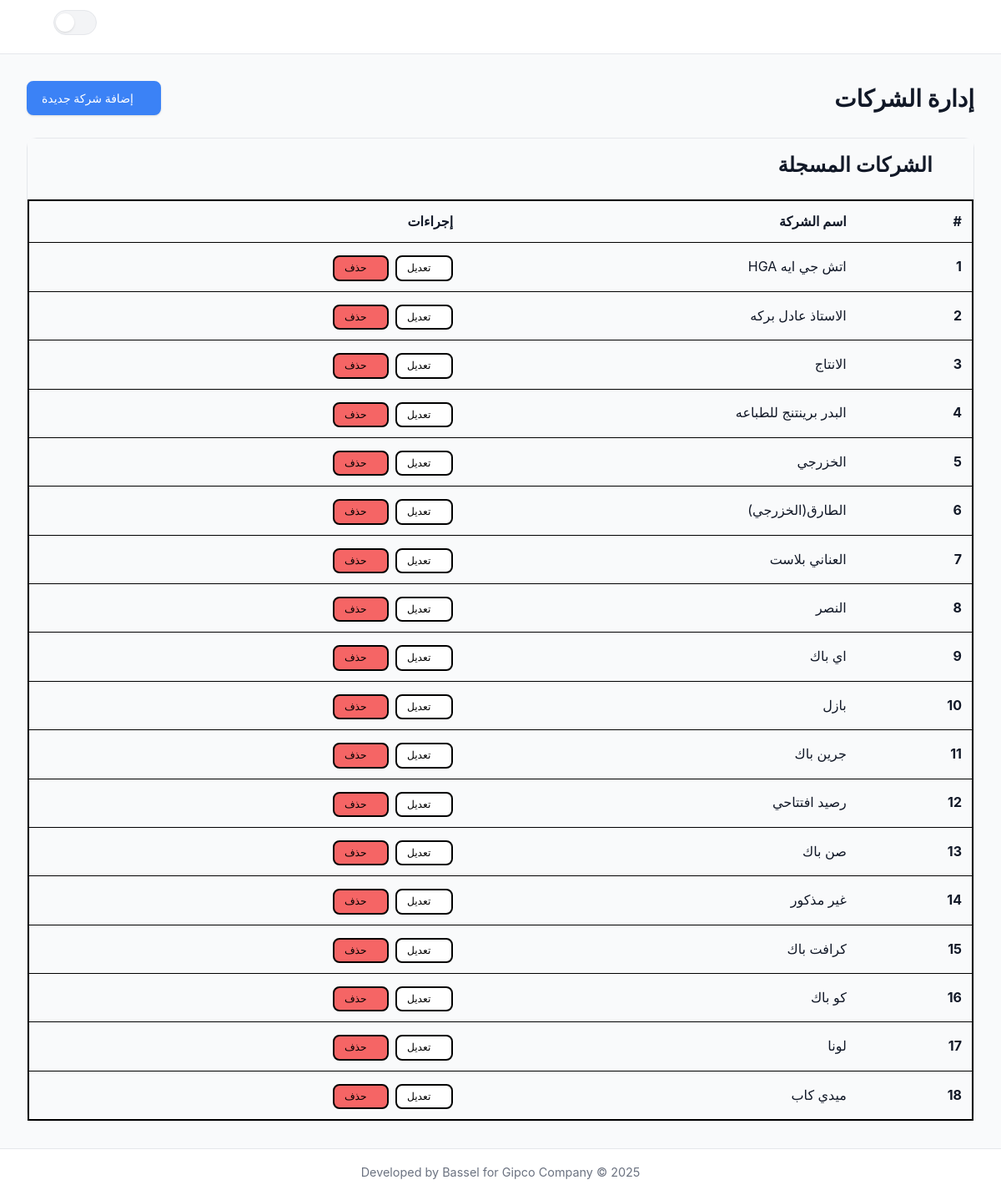
/companies/, run on the app's committed database.
### inventory/models.py (models this page shows, shortened)
class Company(models.Model):
    name = models.CharField(max_length=255, unique=True, verbose_name=_("Company Name"))
    class Meta:
        db_table = 'companies'
        verbose_name = _("Company")
        verbose_name_plural = _("Companies")
        ordering = ['name']

### inventory/views/companies_products.py (the view, shortened to what this page needs)
# urls.py: path('companies/', companies, name='companies'),
def companies(request: HttpRequest) -> HttpResponse:
    context = {
        'active_page': 'companies',
        'companies': Company.objects.all(),
    }
    if 'X-Partial-Request' in request.headers:
        return render(request, 'inventory/partials/companies_content.html', context)
    return render(request, 'inventory/companies.html', context)

### inventory/templates/inventory/companies.html
{% extends "inventory/layout.html" %}
{% load static %}
{% block content %}
  {% include "inventory/partials/companies_content.html" %}
{% endblock content %}

### inventory/templates/inventory/partials/companies_content.html (shortened to what this page needs)
<div class="d-flex justify-content-between align-items-center mb-4">
  <h1 class="h2 mb-0" style="font-weight: 700">إدارة الشركات</h1>
  <button
    type="button"
    class="btn btn-primary"
    data-bs-toggle="modal"
    data-bs-target="#addCompanyModal"
  >
    <i class="bi bi-plus-lg"></i> إضافة شركة جديدة
  </button>
</div>
<div class="card">
  <div class="card-header">
    <h3><i class="bi bi-list-ul"></i> الشركات المسجلة</h3>
  </div>
  <div class="card-body p-0">
    {% if not companies %}
    <div class="text-center p-5">
      <i class="bi bi-building-slash display-4 text-secondary"></i>
      <h5 class="mt-3">لا توجد شركات</h5>
      <p class="text-muted">ابدأ بإضافة أول شركة.</p>
      <button
        type="button"
        class="btn btn-primary mt-2"
        data-bs-toggle="modal"
        data-bs-target="#addCompanyModal"
      >
        <i class="bi bi-plus-lg"></i> إضافة شركة
      </button>
    </div>
    {% else %}
    <div class="table-responsive">
      <table class="table table-hover align-middle mb-0">
        <thead>
          <tr>
            <th class="ps-3">#</th>
            <th>اسم الشركة</th>
            <th class="text-end pe-3">إجراءات</th>
          </tr>
        </thead>
        <tbody>
          {% for c in companies %}
          <tr>
            <th scope="row" class="ps-3">{{ forloop.counter }}</th>
            <td>{{ c.name }}</td>
            <td class="text-end pe-3">
              <button
                type="button"
                class="btn btn-sm btn-outline-secondary"
                data-bs-toggle="modal"
                data-bs-target="#editCompanyModal-{{ c.id }}"
              >
                <i class="bi bi-pencil-square"></i> تعديل
              </button>
              <form
                method="post"
                action="{% url 'inventory:delete_company' pk=c.id %}"
                class="d-inline"
                onsubmit="return confirm('هل أنت متأكد؟');"
              >
                <button type="submit" class="btn btn-sm btn-outline-danger">
                  <i class="bi bi-trash"></i> حذف
                </button>
              </form>
            </td>
          </tr>
          {% endfor %}
        </tbody>
      </table>
    </div>
    {% endif %}
  </div>
</div>

### static/css/style.css (style rules this page uses)
:root { --color-primary: #3b82f6; --color-primary-rgb: 59, 130, 246; --color-primary-light: #eff6ff; --color-primary-hover: #2563eb; --color-primary-subtle: rgba(59, 130, 246, 0.1); --color-secondary: #64748b; --color-success: #10b981; --color-danger: #ef4444; --color-warning: #f59e0b; --color-info: #06b6d4; --text-primary: #111827; --text-secondary: #4b5563; --text-muted: #6b7280; --text-inverse: #ffffff; --surface-primary: #ffffff; --surface-secondary: #f9fafb; --surface-tertiary: #f3f4f6; --surface-overlay: rgba(0, 0, 0, 0.5); --border-color: #e5e7eb; --border-color-subtle: #f3f4f6; --border-width: 1px; --border-radius-sm: 0.25rem; --border-radius: 0.5rem; --border-radius-lg: 0.75rem; --border-radius-xl: 1rem; --shadow-xs: 0 1px 2px 0 rgb(0 0 0 / 0.05); --shadow-sm: 0 1px 3px 0 rgb(0 0 0 / 0.1), 0 1px 2px -1px rgb(0 0 0 / 0.1); --shadow-md: 0 4px 6px -1px rgb(0 0 0 / 0.1), 0 2px 4px -2px rgb(0 0 0 / 0.1); --shadow-lg: 0 10px 15px -3px rgb(0 0 0 / 0.1), 0 4px 6px -4px rgb(0 0 0 / 0.1); --shadow-xl: 0 20px 25px -5px rgb(0 0 0 / 0.1), 0 8px 10px -6px rgb(0 0 0 / 0.1); --font-family-sans: "Inter", -apple-system, BlinkMacSystemFont, "Segoe UI", "Helvetica Neue", Arial, sans-serif; --font-family-mono: "JetBrains Mono", "Fira Code", Consolas, "Liberation Mono", Menlo, monospace; --font-weight-normal: 400; --font-weight-medium: 500; --font-weight-semibold: 600; --font-weight-bold: 700; --space-xs: 0.25rem; --space-sm: 0.5rem; --space-md: 1rem; --space-lg: 1.5rem; --space-xl: 2rem; --space-2xl: 3rem; --transition-fast: 0.15s ease-in-out; --transition-base: 0.2s ease-in-out; --transition-slow: 0.3s ease-in-out; --z-sidebar: 1045; --z-header: 1030; --z-dropdown: 1000; --z-sticky: 1020; --z-modal-backdrop: 1040; --z-modal: 1050; --z-popover: 1060; --z-tooltip: 1070; --z-select-dropdown: 9999; --sidebar-width: 300px; --header-height: 65px; }
*, *::before, *::after { box-sizing: border-box; }
html { scroll-behavior: smooth; }
body { background-color: var(--surface-secondary); font-family: var(--font-family-sans); color: var(--text-primary); line-height: 1.6; font-weight: var(--font-weight-normal); transition: background-color var(--transition-base), color var(--transition-base); -webkit-font-smoothing: antialiased; -moz-osx-font-smoothing: grayscale; }
h1, h2, h3, h4, h5, h6 { font-weight: var(--font-weight-semibold); color: var(--text-primary); line-height: 1.3; }
.card { background-color: var(--surface-primary); border: var(--border-width) solid var(--border-color); box-shadow: none; border-radius: var(--border-radius-lg); transition: box-shadow var(--transition-base); }
.card-header { background-color: var(--surface-secondary); border-bottom: var(--border-width) solid var(--border-color); padding: var(--space-md) var(--space-lg); font-weight: var(--font-weight-medium); }
.card-body { padding: var(--space-lg); }
.btn { border-radius: var(--border-radius) !important; font-weight: var(--font-weight-medium) !important; transition: all var(--transition-fast) !important; }
.btn-primary { background-color: var(--color-primary) !important; border-color: var(--color-primary) !important; color: var(--text-inverse) !important; box-shadow: var(--shadow-sm) !important; }

### data on the page
Company: name "اتش جي ايه HGA"
Company: name "الاستاذ عادل بركه"
Company: name "الانتاج"
Company: name "البدر برينتنج للطباعه"
Company: name "الخزرجي"
Company: name "الطارق(الخزرجي)"
Company: name "العناني بلاست"
Company: name "النصر"
Company: name "اي باك"
Company: name "بازل"
Company: name "جرين باك"
Company: name "رصيد افتتاحي"
Company: name "صن باك"
Company: name "غير مذكور"
Company: name "كرافت باك"
Company: name "كو باك"
Company: name "لونا"
Company: name "ميدي كاب"
